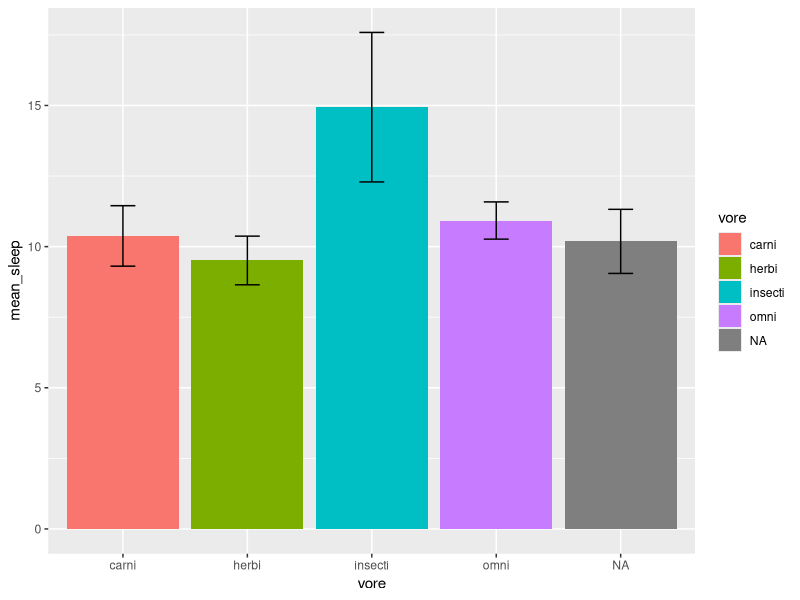

Generate this figure with R:
library(dplyr)
mtcars[ ,c("mpg", "cyl")]
select(mtcars, mpg, cyl)

head(iris)
head(select(iris, contains(".")))
head(select(iris, ends_with("Length")))
head(select(iris, starts_with("Sepal")))
head(select(iris, one_of(c("Species", "Genus"))))
colnames(iris)
head(select(iris, "Sepal.Length":"Petal.Width"))
head(select(iris, -Species))

library(ggplot2)

summarise(msleep, avg_sleep = mean(sleep_total))

summarise(msleep, avg_sleep = mean(sleep_total),
          med_sleep = median(sleep_total))

summarise(msleep, avg_sleep = mean(sleep_total),
          med_sleep = median(sleep_total),
          avg_rem = mean(sleep_rem, na.rm = T))

summarise_all(iris, funs(mean))

summarise_all(msleep, funs(mean))
              
summarise_all(msleep, funs(mean(., na.rm = T)))

summarise_all(select(iris, -Species),
              funs(mean, median, sd))

summarise(group_by(msleep, vore),
          mean_sleep = mean(sleep_total))

summarise_all(group_by(iris, Species),
              funs(mean))

sum_sleep <- summarise(group_by(msleep, vore),
                       mean_sleep = mean(sleep_total),
                       se_sleep = 
                         sd(sleep_total)/
                         sqrt(length(sleep_total)))

ggplot(sum_sleep, aes(x = vore, y = mean_sleep,
                      fill = vore)) +
  geom_bar(stat = "identity") + 
  geom_errorbar(aes(ymin = mean_sleep - se_sleep,
                    ymax = mean_sleep + se_sleep),
                width = .2)

count(msleep, vore)

count(mtcars, interaction(cyl, vs))


# Answers to Practice

str(diamonds)
colnames(diamonds)

count(diamonds, cut)

summarise(group_by(diamonds, cut),
          mean_price = mean(price))

group_by(diamonds, cut) %>% summarise(., 
                                      mean_price = mean(price))

iris[3:5,]
slice(iris, 3:5)
iris %>% slice(3:5)

select(iris, 3:5) %>% slice(3:5)
iris[3:5, 3:5]

mtcars[mtcars$mpg > 32, ]

filter(mtcars, mpg > 32)

mtcars[mtcars$mpg > 30 & mtcars$mpg < 33, ]

filter(mtcars, mpg > 30, mpg < 33, wt < 2)

filter(mtcars, mpg < 30 | mpg > 33, wt < 2)

my_sleep <- msleep

my_sleep$rem_per_sleep <- my_sleep$sleep_rem/my_sleep$sleep_total

my_sleep[1:3, c("name", "rem_per_sleep")]

my_sleep <- mutate(my_sleep, 
                   rem_per_sleep_2 = sleep_rem/sleep_total)

my_sleep[1:3, c("name", "rem_per_sleep", "rem_per_sleep_2")]
